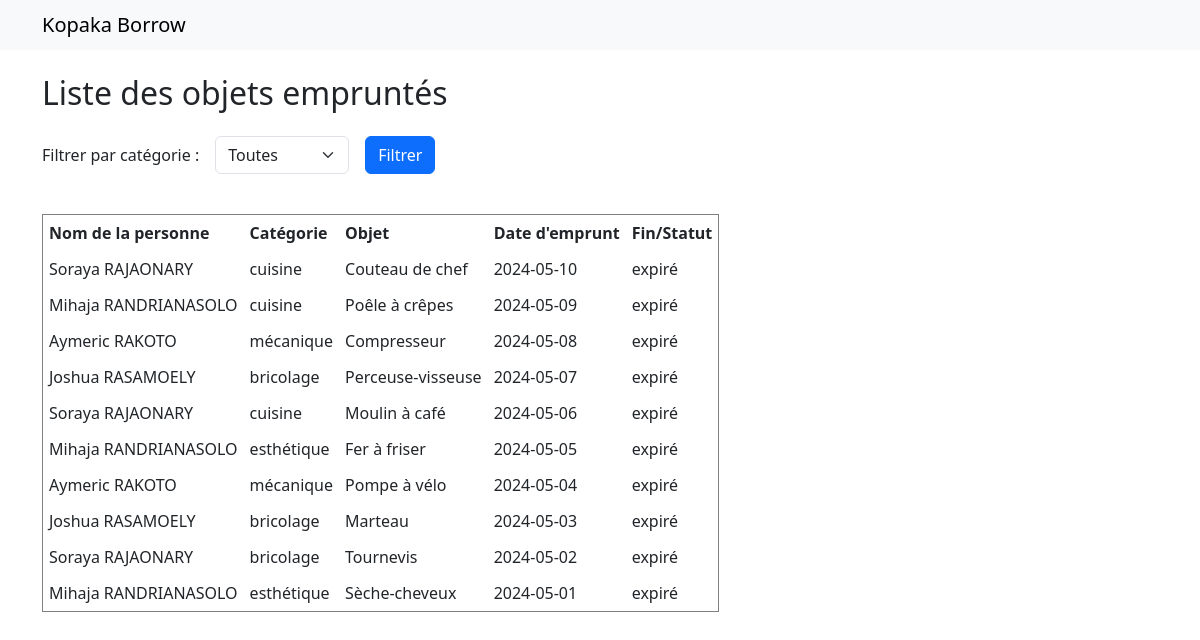
Page /pages/page_sites/home.php on the committed database.
### tables this page shows
CREATE TABLE EMPRUNTS_emprunt (
    id_emprunt INT AUTO_INCREMENT PRIMARY KEY,
    id_objet INT,
    id_membre INT,
    date_emprunt DATE,
    date_retour DATE,
    FOREIGN KEY (id_objet) REFERENCES EMPRUNTS_objet(id_objet),
    FOREIGN KEY (id_membre) REFERENCES EMPRUNTS_membres(id_membre)
);

CREATE TABLE EMPRUNTS_membres (
    id_membre INT AUTO_INCREMENT PRIMARY KEY,
    nom VARCHAR(100),
    date_de_naissance DATE,
    genre CHAR(1),
    email VARCHAR(100),
    ville VARCHAR(100),
    mdp VARCHAR(100),
    image_profil VARCHAR(255)
);

CREATE TABLE EMPRUNTS_categorie_objet (
    id_categorie INT AUTO_INCREMENT PRIMARY KEY,
    nom_categorie VARCHAR(100)
);

CREATE TABLE EMPRUNTS_objet (
    id_objet INT AUTO_INCREMENT PRIMARY KEY,
    nom_objet VARCHAR(100),
    id_categorie INT,
    id_membre INT,
    FOREIGN KEY (id_categorie) REFERENCES EMPRUNTS_categorie_objet(id_categorie),
    FOREIGN KEY (id_membre) REFERENCES EMPRUNTS_membres(id_membre)
);

### inc/functions.php (the view, shortened to what this page needs)
<?php
function afficher_Tous_Emprunts($bdd, $id_categorie = null) {
    echo '<table border="1" cellpadding="6" cellspacing="0">';
    echo '<tr><th>Nom de la personne</th><th>Catégorie</th><th>Objet</th><th>Date d\'emprunt</th><th>Fin/Statut</th></tr>';
    $sql = "
        SELECT m.nom AS nom_personne, c.nom_categorie, o.nom_objet, e.date_emprunt, e.date_retour
        FROM EMPRUNTS_emprunt e
        JOIN EMPRUNTS_objet o ON e.id_objet = o.id_objet
        JOIN EMPRUNTS_categorie_objet c ON o.id_categorie = c.id_categorie
        JOIN EMPRUNTS_membres m ON e.id_membre = m.id_membre
    ";
    $sql .= " ORDER BY e.date_emprunt DESC";
    $res = mysqli_query($bdd, $sql);
    $aujourdhui = date('Y-m-d');
    if ($res && mysqli_num_rows($res) > 0) {
        while ($row = mysqli_fetch_assoc($res)) {
            if ($row['date_retour'] >= $aujourdhui) {
                $statut = $row['date_retour'];
            } else {
                $statut = 'expiré';
            }
            echo '<tr>';
            echo '<td>' . $row['nom_personne'] . '</td>';
            echo '<td>' . $row['nom_categorie'] . '</td>';
            echo '<td>' . $row['nom_objet'] . '</td>';
            echo '<td>' . $row['date_emprunt'] . '</td>';
            echo '<td>' . $statut . '</td>';
            echo '</tr>';
        }
    } else {
        echo '<tr><td colspan="5">Aucun emprunt trouvé.</td></tr>';
    }
    echo '</table>';
}

### pages/page_sites/home.php (shortened to what this page needs)
<?php
require_once '../../inc/connexion.php';
require_once '../../inc/functions.php';
$bdd = connectDB();
if (isset($_GET['categorie']) && $_GET['categorie'] != "") {
    $id_categorie = $_GET['categorie'];
} else {
    $id_categorie = null;
}
?>
<!DOCTYPE html>
<html lang="fr">
<head>
    <link rel="stylesheet" href="../../assets/css/bootstrap.min.css">
</head>
<body>
    <nav class="navbar navbar-light bg-light mb-4">
        <div class="container">
            <span class="navbar-brand mb-0 h1">Kopaka Borrow</span>
        </div>
    </nav>
    <div class="container">
        <h2 class="mb-4">Liste des objets empruntés</h2>
        <form method="get" action="" class="row g-3 align-items-center mb-4">
            <div class="col-auto">
                <label for="categorie" class="col-form-label">Filtrer par catégorie :</label>
            </div>
            <div class="col-auto">
                <select name="categorie" id="categorie" class="form-select">
                    <option value="">Toutes</option>
                </select>
            </div>
            <div class="col-auto">
                <button type="submit" class="btn btn-primary">Filtrer</button>
            </div>
        </form>
        <div class="table-responsive">
            <table class="table table-bordered table-striped align-middle">
                <thead class="table-light">
                <?php
                afficher_Tous_Emprunts($bdd, $id_categorie);
                ?>
                </thead>
            </table>
        </div>
    </div>
</body>
</html>

### rows in the picture
emprunts_emprunt: id_membre.nom "Soraya RAJAONARY", emprunts_categorie_objet.nom_categorie "cuisine", id_objet.nom_objet "Couteau de chef", date_emprunt "2024-05-10", date_retour "expiré"
emprunts_emprunt: id_membre.nom "Mihaja RANDRIANASOLO", emprunts_categorie_objet.nom_categorie "cuisine", id_objet.nom_objet "Poêle à crêpes", date_emprunt "2024-05-09", date_retour "expiré"
emprunts_emprunt: id_membre.nom "Aymeric RAKOTO", emprunts_categorie_objet.nom_categorie "mécanique", id_objet.nom_objet "Compresseur", date_emprunt "2024-05-08", date_retour "expiré"
emprunts_emprunt: id_membre.nom "Joshua RASAMOELY", emprunts_categorie_objet.nom_categorie "bricolage", id_objet.nom_objet "Perceuse-visseuse", date_emprunt "2024-05-07", date_retour "expiré"
emprunts_emprunt: id_membre.nom "Soraya RAJAONARY", emprunts_categorie_objet.nom_categorie "cuisine", id_objet.nom_objet "Moulin à café", date_emprunt "2024-05-06", date_retour "expiré"
emprunts_emprunt: id_membre.nom "Mihaja RANDRIANASOLO", emprunts_categorie_objet.nom_categorie "esthétique", id_objet.nom_objet "Fer à friser", date_emprunt "2024-05-05", date_retour "expiré"
emprunts_emprunt: id_membre.nom "Aymeric RAKOTO", emprunts_categorie_objet.nom_categorie "mécanique", id_objet.nom_objet "Pompe à vélo", date_emprunt "2024-05-04", date_retour "expiré"
emprunts_emprunt: id_membre.nom "Joshua RASAMOELY", emprunts_categorie_objet.nom_categorie "bricolage", id_objet.nom_objet "Marteau", date_emprunt "2024-05-03", date_retour "expiré"
emprunts_emprunt: id_membre.nom "Soraya RAJAONARY", emprunts_categorie_objet.nom_categorie "bricolage", id_objet.nom_objet "Tournevis", date_emprunt "2024-05-02", date_retour "expiré"
emprunts_emprunt: id_membre.nom "Mihaja RANDRIANASOLO", emprunts_categorie_objet.nom_categorie "esthétique", id_objet.nom_objet "Sèche-cheveux", date_emprunt "2024-05-01", date_retour "expiré"
